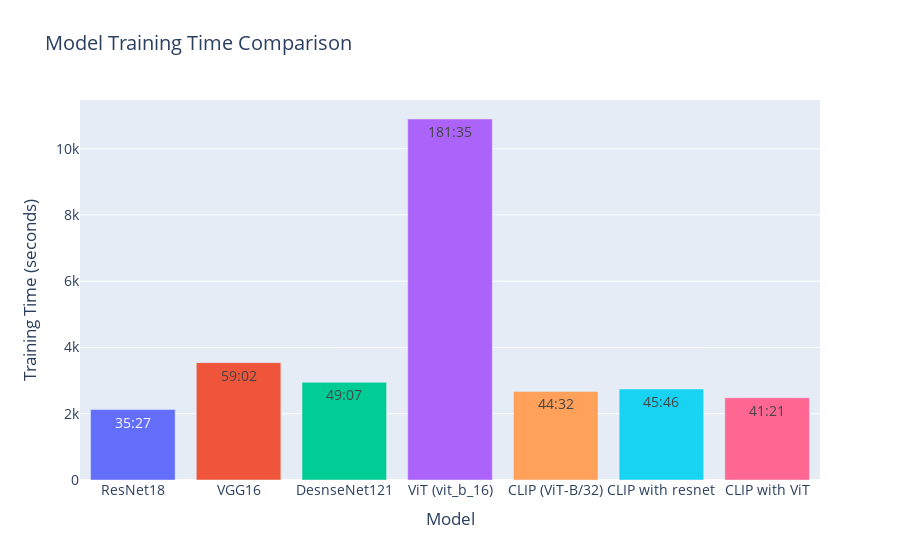

Source (notebook cell):
### Markdown cell above
**Bar plot for training time**

### Code cell
# Convert seconds to minutes:seconds format
df['Training Time (m:s)'] = df['Training Time'].apply(lambda x: f"{int(x // 60)}:{int(x % 60):02d}")

# Create the interactive bar chart
fig = go.Figure(data=[go.Bar(
    x=df['Model'],
    y=df['Training Time'],
    text=df['Training Time (m:s)'],
    textposition='auto',
    hoverinfo='text',
    marker_color=px.colors.qualitative.Plotly
)])

fig.update_layout(
    title='Model Training Time Comparison',
    xaxis_title='Model',
    yaxis_title='Training Time (seconds)',
    font=dict(size=14)
)
fig.show()

### Figure 1 — Plotly figure (JSON) as saved in the notebook; plotly's stock layout.template omitted (floating-point values rounded to 4 significant figures)
{"data": [{"hoverinfo": "text", "marker": {"color": ["#636EFA", "#EF553B", "#00CC96", "#AB63FA", "#FFA15A", "#19D3F3", "#FF6692", "#B6E880", "#FF97FF", "#FECB52"]}, "text": ["35:27", "59:02", "49:07", "181:35", "44:32", "45:46", "41:21"], "textposition": "auto", "type": "bar", "x": ["ResNet18", "VGG16", "DesnseNet121", "ViT (vit_b_16)", "CLIP (ViT-B/32)", "CLIP with resnet", "CLIP with ViT"], "y": [2127, 3542, 2947, 10895, 2673.0, 2746.0, 2481.0]}], "layout": {"font": {"size": 14}, "title": {"text": "Model Training Time Comparison"}, "xaxis": {"title": {"text": "Model"}}, "yaxis": {"title": {"text": "Training Time (seconds)"}}}}
